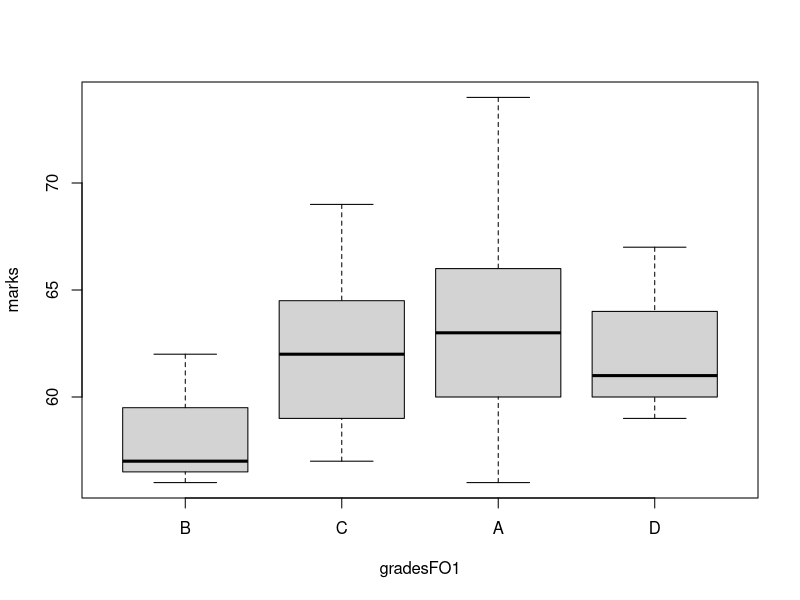
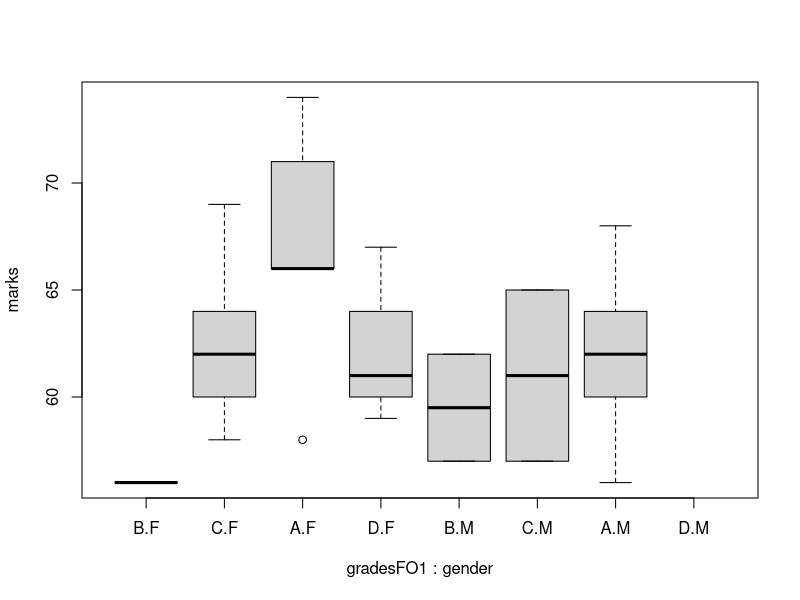

R code for these plots, in order:
grades= sample(c('A','B','C','D'), size = 30, replace = T, prob = c(0.4,0.2,0.3,0.1))
grades
summary(grades)
gradesF=factor(grades)
summary(gradesF)  

table(grades) #counts the unique value even if it is not a factor
table(gradesF)
?table

class(gradesF)
class(grades)

(gradesFO=factor(grades, ordered = T))

(gradesFO1=factor(grades, ordered = T, levels = c('B','C','A','D')))
summary(gradesFO1)

(marks = ceiling(rnorm(30, mean=60, sd=5)))
(gender= factor(sample(c('M','F'), size= 30, replace = T)))
(student1= data.frame(marks,gender, gradesFO1))
boxplot(marks ~ gradesFO1, data=student1)
boxplot(marks ~ gradesFO1+ gender, data=student1)
summary(marks)
quantile(marks)
